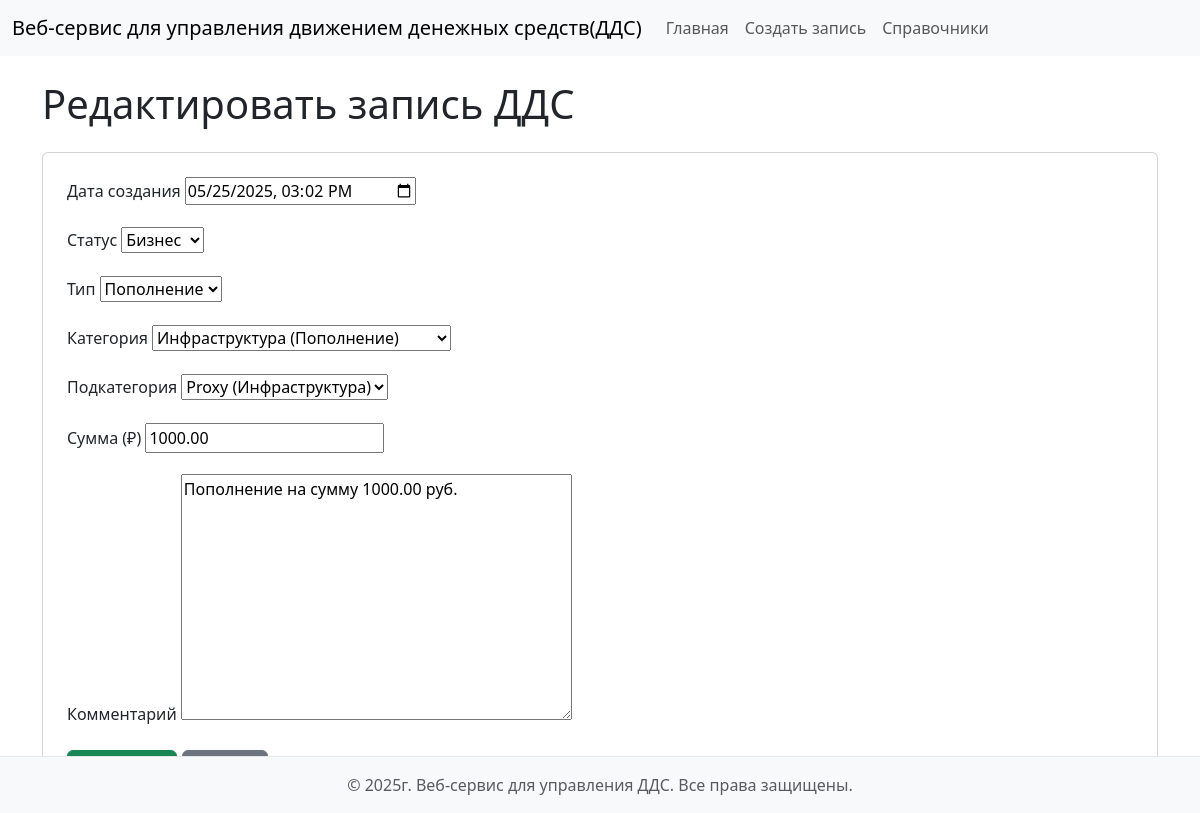
Page /edit/1/ on the committed database.
### dds/models.py (models this page shows, shortened)
class CashFlow(models.Model):
    date = models.DateTimeField(default=timezone.now, verbose_name="Дата создания")
    status = models.ForeignKey(Status, on_delete=models.CASCADE, verbose_name="Статус")
    flow_type = models.ForeignKey(FlowType, on_delete=models.CASCADE, verbose_name="Тип")
    category = models.ForeignKey(Category, on_delete=models.CASCADE, verbose_name="Категория")
    subcategory = models.ForeignKey(SubCategory, on_delete=models.CASCADE, verbose_name="Подкатегория")
    amount = models.DecimalField(max_digits=10, decimal_places=2, verbose_name="Сумма (₽)")
    comment = models.TextField(blank=True, null=True, verbose_name="Комментарий")
    class Meta:
        verbose_name = "Запись ДДС"
        verbose_name_plural = "Записи ДДС"
        ordering = ['-date'] # Сортировка по дате по убыванию

### dds/views.py (the view)
# urls.py: path('edit/<int:pk>/', views.cash_flow_edit, name='cash_flow_edit'),
def cash_flow_edit(request, pk):
    cash_flow = get_object_or_404(CashFlow, pk=pk) # Получаем запись по ID, либо вызывается исключение 404
    if request.method == 'POST':
        form = CashFlowForm(request.POST, instance=cash_flow)
        if form.is_valid():
            form.save()
            return redirect('cash_flow_list')
    else:
        initial_date = cash_flow.date.strftime('%Y-%m-%dT%H:%M')
        form = CashFlowForm(instance=cash_flow, initial={'date': initial_date})
    return render(request, 'dds/cash_flow_form.html', {'form': form, 'title': 'Редактировать запись ДДС'})

### dds/models.py (called while the page is built)
    def __str__(self):
        return self.name

    def __str__(self):
        return self.name

    def __str__(self):
        return f"{self.name} ({self.flow_type.name})"

    def __str__(self):
        return f"{self.name} ({self.category.name})"

### templates/dds/cash_flow_form.html (shortened to what this page needs)
{% extends 'base.html' %}
{% block content %}
<h1 class="mb-4">{{ title }}</h1>
<div class="card p-4">
    <form method="post">
        {% for field in form %}
            <div class="mb-3">
                <label for="{{ field.id_for_label }}" class="form-label">{{ field.label }}</label>
                {{ field }}
            </div>
        {% endfor %}
        <button type="submit" class="btn btn-success">Сохранить</button>
        <a href="{% url 'cash_flow_list' %}" class="btn btn-secondary">Отмена</a>
    </form>
</div>
{% endblock %}

### rows in the picture
CashFlow: form "05/25/2025 15:02" "Бизнес" "Пополнение" "Инфраструктура (Пополнение)" "Proxy (Инфраструктура)" "1000.00" "Пополнение на сумму 1000.00 руб."

### other values in the picture
{{ title }} "Редактировать запись ДДС"
{{ field.label }} "Дата создания" "Статус" "Тип" "Категория" "Подкатегория" "Сумма (₽)" "Комментарий"
